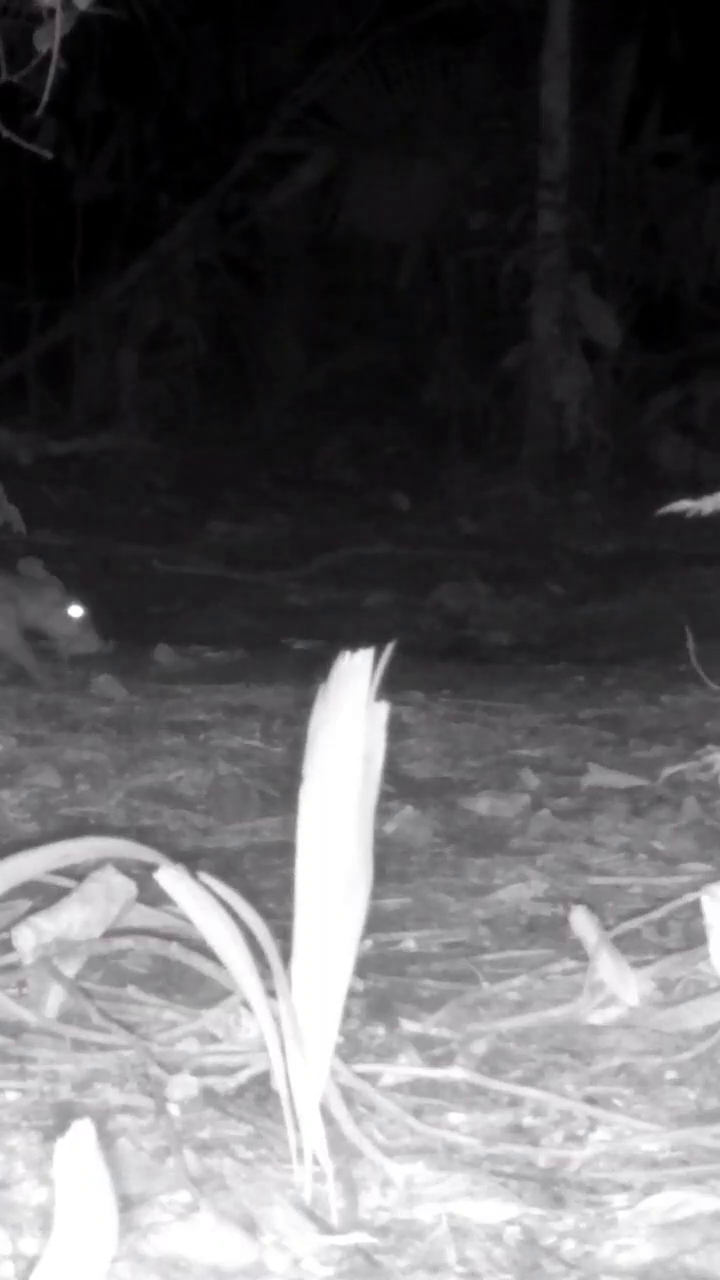
#> input picture frame 18 of Aula 18-03/Video/paca.mp4, 720 x 1280 px
$ python Exercicio_3_6.py
#> lines starting #> are read from the running program, lines starting #| are printed output that depends on the picture
import cv2
import time

# Carrega o vídeo (ajuste o caminho se necessário)
cap = cv2.VideoCapture(r'./Aula 18-03/Video/paca.mp4')

# Cria o objeto CLAHE
clahe = cv2.createCLAHE(clipLimit=2.0, tileGridSize=(8, 8))

# Variáveis para o cálculo de FPS
tempo_frame_anterior = 0
tempo_frame_atual = 0

# Controle (booleano) para ligar/desligar o CLAHE
aplicar_clahe = False

while cap.isOpened():
    ret, frame = cap.read()
#> frame is the input picture: shape (1280, 720, 3); mean B, G, R 95.3, 92.5, 94.2

    # Se o vídeo acabar, encerra o loop
    if not ret:
        break

    # Converte para escala de cinza para aplicar o CLAHE de forma mais leve
    gray = cv2.cvtColor(frame, cv2.COLOR_BGR2GRAY)

    # Aplica o processamento dependendo do modo selecionado
    if aplicar_clahe:
        resultado = clahe.apply(gray)
        texto_modo = "Modo: CLAHE (Pressione 'c' para Original)"
    else:
        resultado = gray
        texto_modo = "Modo: Original (Pressione 'c' para CLAHE)"

    # Calcula o FPS matemático
    tempo_frame_atual = time.time()
    # Evita divisão por zero no primeiro frame
    diferenca_tempo = tempo_frame_atual - tempo_frame_anterior
    if diferenca_tempo > 0:
        fps = 1 / diferenca_tempo
    else:
        fps = 0
    tempo_frame_anterior = tempo_frame_atual

    # Escreve o FPS e o Modo na imagem
    cv2.putText(resultado, f"FPS: {int(fps)}", (10, 40), cv2.FONT_HERSHEY_SIMPLEX, 1, (255, 255, 255), 2)
    cv2.putText(resultado, texto_modo, (10, 80), cv2.FONT_HERSHEY_SIMPLEX, 0.7, (255, 255, 255), 2)
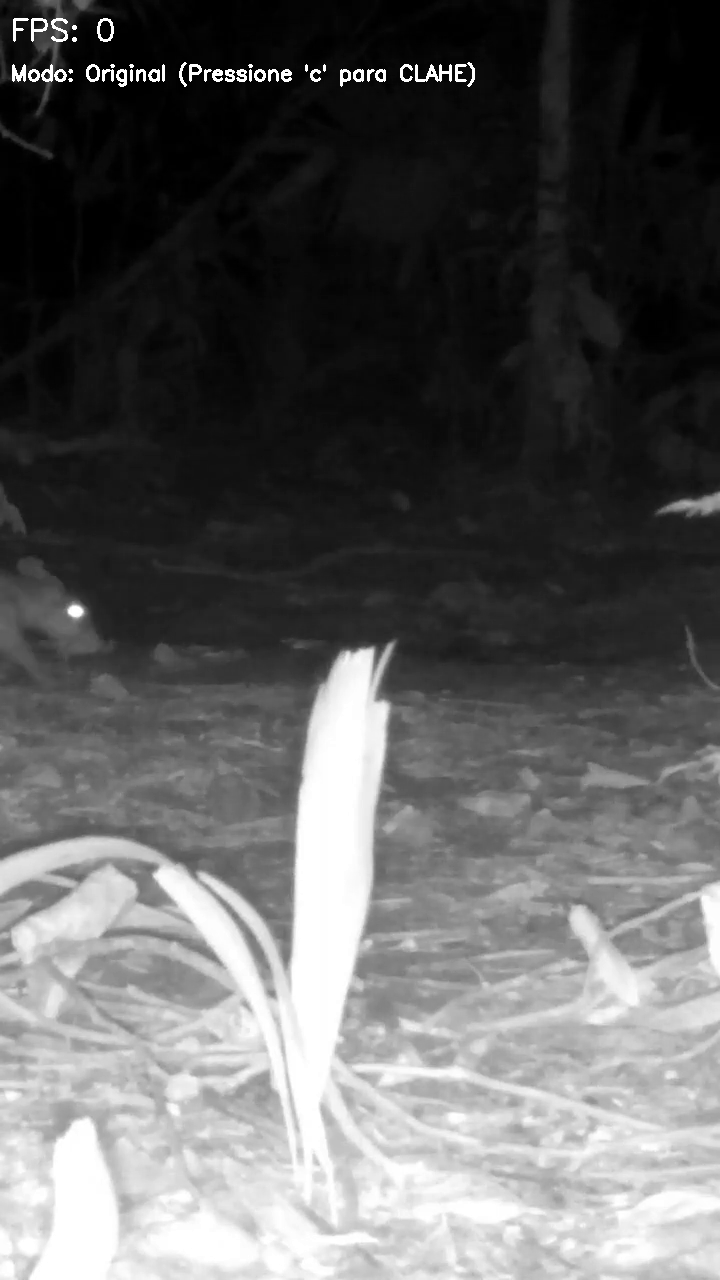
#> resultado: shape (1280, 720); min 0, max 255, mean 94.3

    # Exibe o vídeo
    cv2.imshow('Processamento em Tempo Real', resultado)

    # Captura a tecla pressionada (espera 1 milissegundo)
    tecla = cv2.waitKey(1) & 0xFF
#> (key q is pressed here)

    if tecla == ord('q'): # 'q' para sair
        break
    elif tecla == ord('c'): # 'c' para alternar o CLAHE
        aplicar_clahe = not aplicar_clahe

cap.release()
cv2.destroyAllWindows()

$ run again, starting later in the video
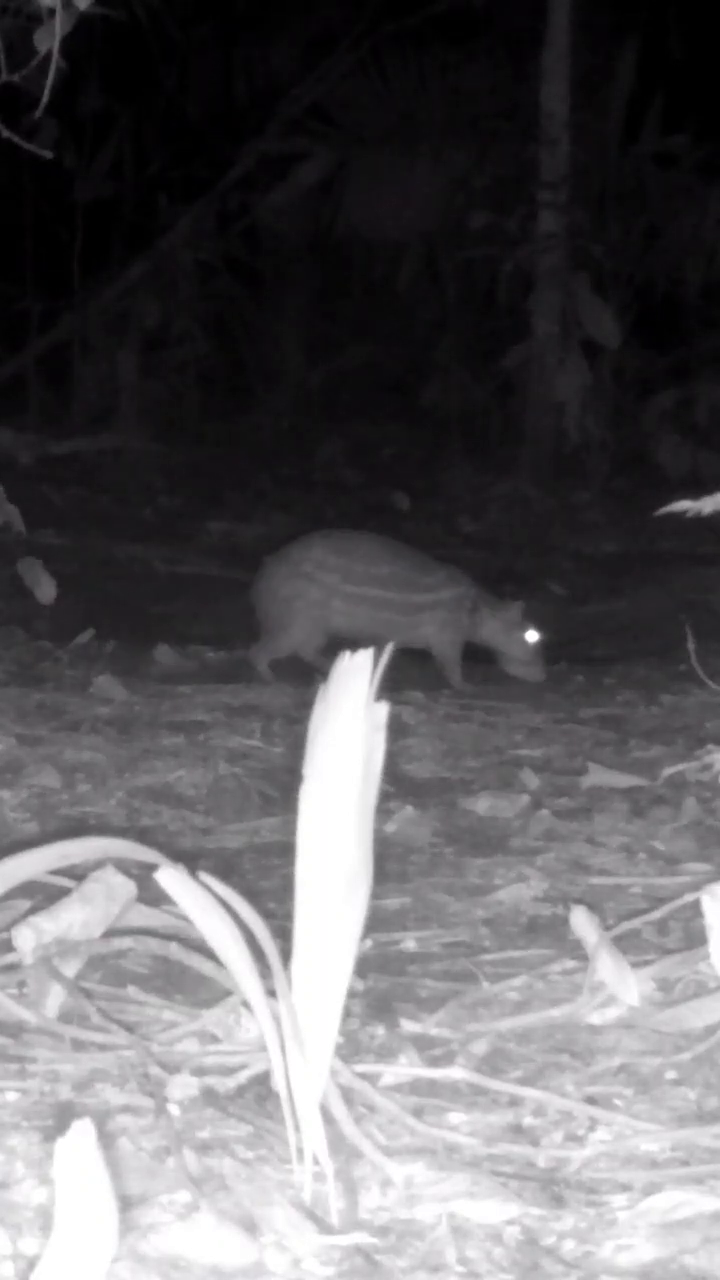
#> input picture frame 82 of Aula 18-03/Video/paca.mp4, 720 x 1280 px
#> frame is the input picture: shape (1280, 720, 3); mean B, G, R 96.3, 93.6, 95.2
#> `cv2.putText(resultado, texto_modo, (10, 80), cv2.FONT_HERSHEY_SIMPLEX,..`:
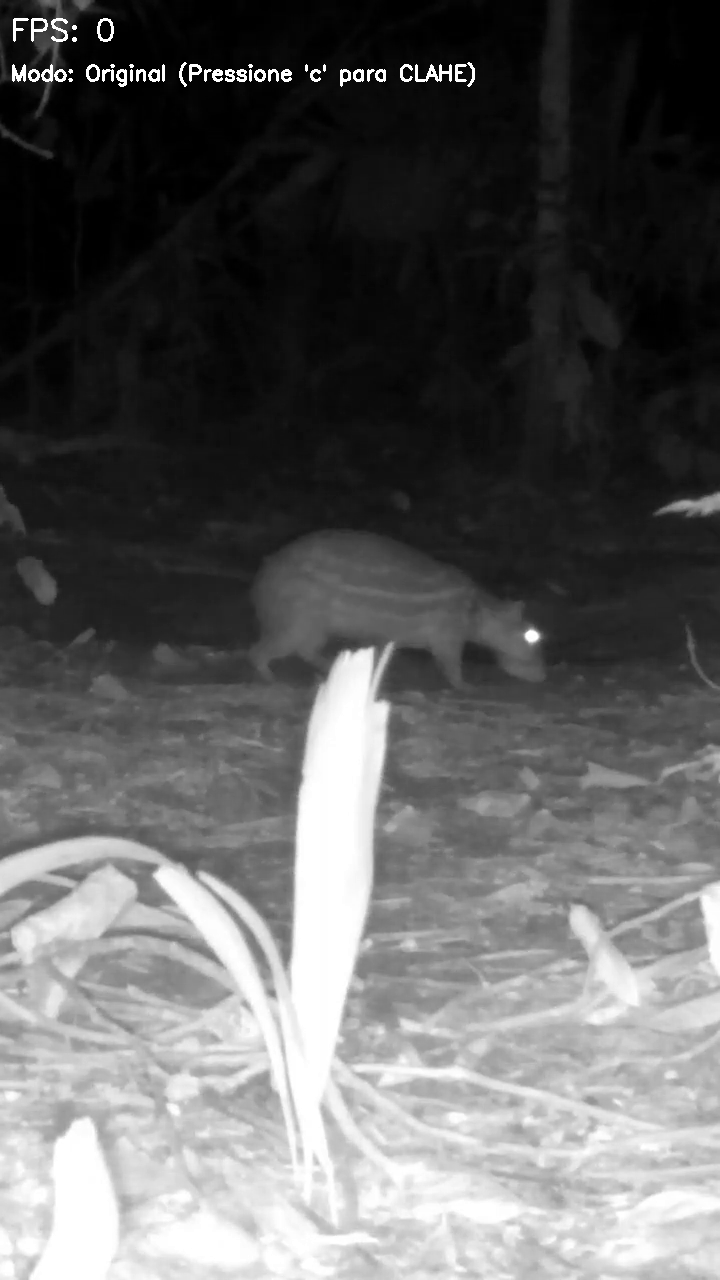
#> resultado: shape (1280, 720); min 0, max 255, mean 95.4

$ run again, starting later in the video
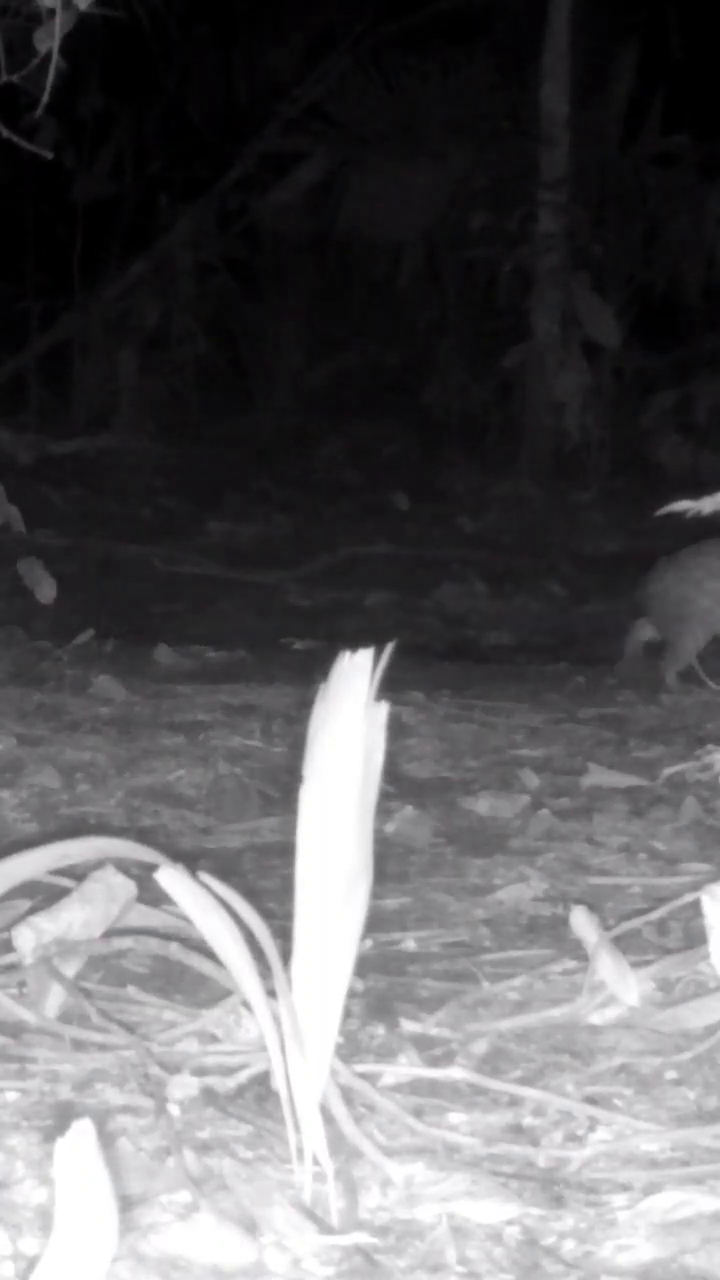
#> input picture frame 146 of Aula 18-03/Video/paca.mp4, 720 x 1280 px
#> frame is the input picture: shape (1280, 720, 3); mean B, G, R 95, 92.3, 93.8
#> `cv2.putText(resultado, texto_modo, (10, 80), cv2.FONT_HERSHEY_SIMPLEX,..`:
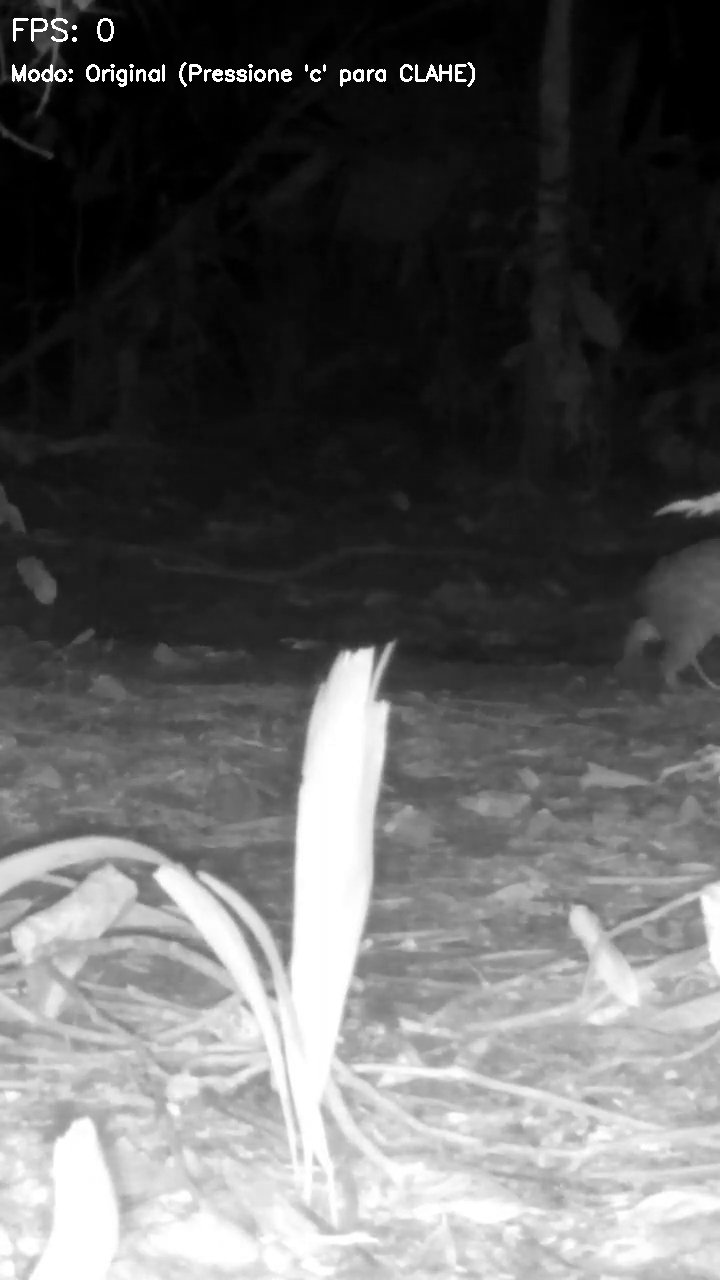
#> resultado: shape (1280, 720); min 0, max 255, mean 94.1
